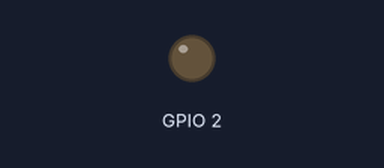
Bench run of a sketch on a simulated ESP32. Parts: output pins drawn as LEDs (lit = HIGH). WiFi joins after 1.5 s; servers stay silent unless stated; what the sketch prints to the serial monitor is not drawn.

Above: at 2.2 s.
At 7.7 s:
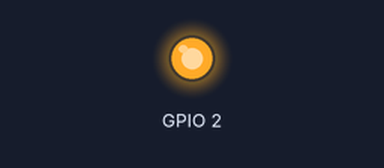
Timing chart, 0 to 8.2 s (numbered marks = the images above):
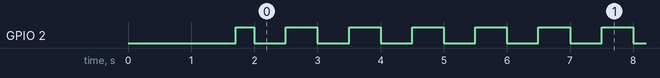

Measured:
- by itself, GPIO 2: goes HIGH 0.30 s, 117 × (LOW 0.50 s, HIGH 0.50 s), LOW 0.50 s, HIGH 0.70 s, LOW 0.30 s, 9 × (HIGH 0.50 s, LOW 0.50 s), then HIGH
- by itself, everything shown: repeats every 10.0 s, in 20 steps

The sketch:

OTA_Test.ino
```cpp
#include <WiFi.h>
#include <HTTPClient.h>
#include <WiFiClientSecure.h>
#include <Update.h>

const char* ssid = "JawadWala";
const char* password = "Alohomora";
const char* firmwareUrl = "https://github.com/smbetech/Monginis/releases/latest/download/OTA_Test.ino.bin";
const char* versionUrl = "https://raw.githubusercontent.com/smbetech/Monginis/master/version.txt";

const char* currentFirmwareVersion = "1.0.2";
const unsigned long updateCheckInterval = 120000; // 2 minutes
unsigned long lastUpdateCheck = 0;

// Shared client to save memory
WiFiClientSecure client;

void setup() {
  Serial.begin(115200);
  pinMode(2, OUTPUT);
  connectToWiFi();
  client.setInsecure(); // Set once
  checkForFirmwareUpdate();
}

void loop() {
  if (millis() - lastUpdateCheck >= updateCheckInterval) {
    lastUpdateCheck = millis();
    checkForFirmwareUpdate();
  }

  // Minimal blink logic
  digitalWrite(2, (millis() / 500) % 2);
}

void connectToWiFi() {
  WiFi.begin(ssid, password);
  while (WiFi.status() != WL_CONNECTED) {
    delay(500);
    Serial.print('.');
  }
  Serial.println(F("\nConnected"));
}

void checkForFirmwareUpdate() {
  HTTPClient http;
  if (http.begin(client, versionUrl)) {
    int httpCode = http.GET();
    if (httpCode == HTTP_CODE_OK) {
      String latestVersion = http.getString();
      latestVersion.trim();

      if (latestVersion != currentFirmwareVersion) {
        Serial.println(F("New version found."));
        downloadAndApplyFirmware();
      }
    }
    http.end();
  }
}

void downloadAndApplyFirmware() {
  HTTPClient http;
  http.setFollowRedirects(HTTPC_STRICT_FOLLOW_REDIRECTS);
  http.begin(client, firmwareUrl);

  int httpCode = http.GET();
  if (httpCode == HTTP_CODE_OK) {
    int contentLength = http.getSize();
    if (contentLength > 0 && Update.begin(contentLength)) {
      // Use the internal stream directly to avoid extra buffers
      size_t written = Update.writeStream(client);

      if (written == contentLength && Update.end()) {
        if (Update.isFinished()) {
          Serial.println(F("Update Success. Rebooting..."));
          ESP.restart();
        }
      }
    }
  }
  http.end();
}
```
